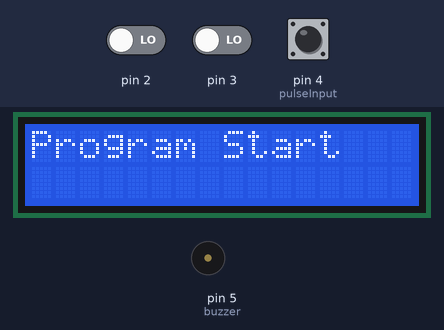
A sketch run on a simulated Arduino Uno, built with avr-gcc and run on an emulated ATmega328P. Shown: 16×2 character LCD, buzzer (waves = sounding, pin HIGH). The inputs (shaded band) are chosen by the test bench; at power-on: pin 2 LOW, pin 4 (pulseInput) LOW, pin 3 LOW. EEPROM starts erased; what the sketch prints to the serial monitor is not drawn.

Above: at 1.2 s.
At 3.35 s:
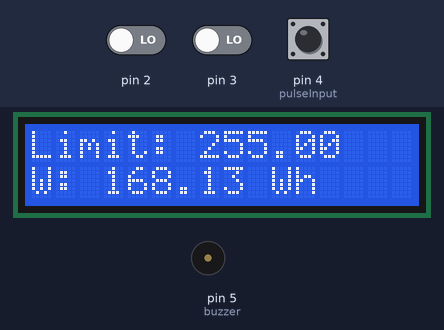
3.4 s: pin 2 driven HIGH
At 3.48 s:
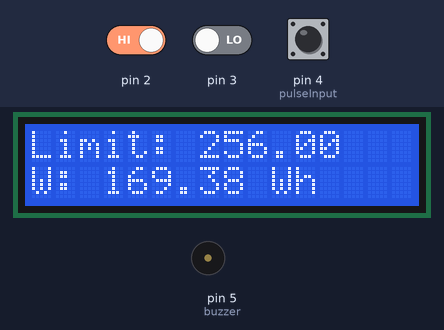
5.2 s: pin 4 (pulseInput) pulled HIGH for 0.15 s
8.3 s: pin 3 driven HIGH
At 8.37 s:
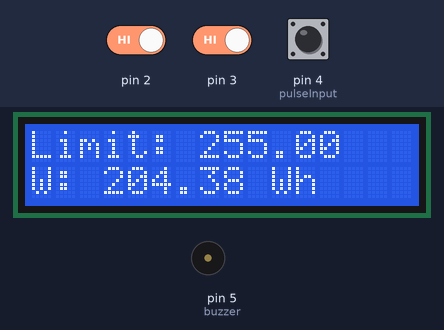
9.8 s: pin 4 (pulseInput) pulled HIGH for 1 s
12.3 s: pin 4 (pulseInput) pulled HIGH for 3.2 s
At 20.5 s:
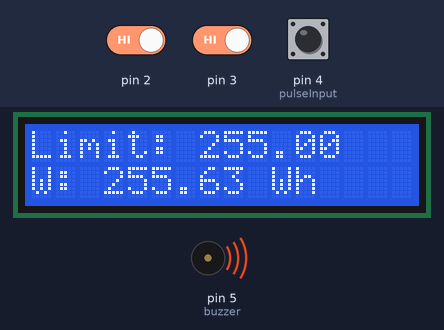
Timing chart, 0 to 21.0 s (numbered marks = the images above; inputs shaded):
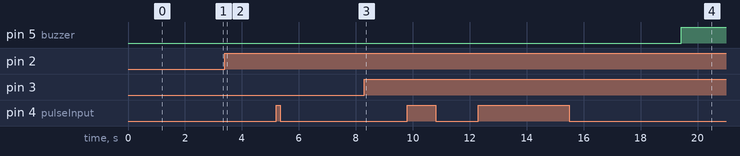

Measured:
- after the input at 12.3 s, pin 5 (buzzer): LOW → HIGH after 7.1 s instead of 4.0 s
- what the display in image 0 shows lasts 1.0 s, from 1.1 s to 2.1 s

The sketch:

EE_POW_CONSUMPTION.ino
```cpp
//use EEPROM library for data storage
#include <EEPROM.h>
//use LCD library
#include <LiquidCrystal.h>

//define digital pins
#define incLimit 0 //interriupt 0, pin 2
#define decLimit 1 //interrupt 1, pin 3
#define pulseInput 4 //input pin for pulse, pin 4
#define buzzer 5 //output pin for buzzer, pin 5
#define contrastAdjustment 13 //pin for LCD Ro, pin 13

#define rNumber "09059274020" //receiver's number

/*****Function prototype*****/
void initPorts();
void sendSMS(String, String);
void increaseWattageLimit();
void decreaseWattageLimit();
void countPulse();
void updateLimitandCount();

/*****Global Variables*******/
float wattageLimit = 0.00; //temp storage for current wattage
float pulseCount = 0.00; //temp storage for current pulse count
float currWattage = 0.00;

//instantiate LCD library
LiquidCrystal lcd(12, 11, 10, 9, 8, 7, 6);

//required function setup for initialization
void setup(){
  initPorts(); //call initPorts function
}

//required function countPulse
void loop(){
  countPulse(); //call countPulse repeateadly
}

void initPorts(){
  Serial.begin(19200); //initialize baud rate of GSM
  delay(1000); //wait 50ms for initialization to finish
  Serial.println("AT+CMGF=1\r\n"); //send command to GSM to enable all functions
  delay(50);
  pinMode(incLimit, INPUT); //declare incLimit pin as input
  pinMode(decLimit, INPUT);  //declare decLimit pin as input
  pinMode(pulseInput, INPUT); //declare pulseInput pin as input
  pinMode(buzzer, OUTPUT); //declare buzzer pin as input
  pinMode(contrastAdjustment, OUTPUT); //declare contrastAdjustment pin as input
  analogWrite(contrastAdjustment, 80); //output analogvalue of 80 to digital pin
  digitalWrite(buzzer, LOW); //turn buzzer pin off
  attachInterrupt(0, increaseWattageLimit, RISING); //attach interrupt to int0, set ISR to increaseWattageLimit function, and interrupt on PGT
  attachInterrupt(1, decreaseWattageLimit, RISING); //attach interrupt to int1, set ISR to decreaseWattageLimit function, and interrupt on PGT
  wattageLimit = EEPROM.read(0); //read memory location 0x00 and assign to wattageLimit to get previous value of wattage Limit
  pulseCount = EEPROM.read(1); //read memory location 0x01 and assign to pulseCount to get previous value of pulse
  currWattage = EEPROM.read(2); //read memory location 0x02 and assign to current Wattage to get previous value of current Wattage
  lcd.begin(16,2); //declare that LCD is 16x2
  lcd.print("Program Start"); //output Program Start in LCD
  delay(1000); //wait for 1 sec
  updateLimitandCount(); //call updateLimitandCount
}

void sendSMS(String message, String number){
  //send command to send SMS
  Serial.println("AT+CMGS=\"" + number + "\"\r\n");
  delay(500); //wait for 500 ms for GSM to process command
  Serial.println(message); // send sms to gsm
  delay(500);  //wait for 500 ms for GSM to process command
  Serial.println(char(26)); //send ctrl+z to send sms
  delay(500);
}

void increaseWattageLimit(){
  wattageLimit += 1.00; //increase wattage limit
  if(wattageLimit >= 65000){
    wattageLimit = 65000;
  }
  EEPROM.write(0, wattageLimit); //regiter in memory location 0x00
  updateLimitandCount(); //update LCD
  delay(75); //wait 75ms to prevent an increase of more than 1
}

//same functionality as increaseWattageLimit, except this one decreases
void decreaseWattageLimit(){
  wattageLimit -= 1.00;
  if(wattageLimit <= 0){
    wattageLimit = 0;
  }
  EEPROM.write(0, wattageLimit);
  updateLimitandCount();
  delay(75);
}

//main function for counting pulses and converting to wattage
void countPulse(){
  int temp; //create temporary variable
  //while pulse count is less than or equal to wattage limit
  //execute block
  while(currWattage <= wattageLimit){
    //check pulseInput pin's current value
    temp = digitalRead(pulseInput);
    if(temp == true){ //if pulseInput pin is high execute block
       while(digitalRead(pulseInput) == true){
          delay(75); //white until pulseInput pin is low
       }
    }
    pulseCount++;//inc pulse count
    EEPROM.write(1,pulseCount); //store value of pulseCount in memory location 0x01
    currWattage = pulseCount/1.6;
    EEPROM.write(2,currWattage);
    delay(75); //wait for 75 ms
    updateLimitandCount(); //update values in LCD
  }
  //at this point, wattageLimit has already been reached
  digitalWrite(buzzer, HIGH);//turn on buzzer
  delay(5000); //for 5 sec
  digitalWrite(buzzer, LOW); //turn off buzzer
  sendSMS("Wattage Limit has been reached", rNumber); //send message to registered number
  pulseCount = 0; //reset pulse count
  currWattage = 0; //reset current Wattage
  EEPROM.write(1,pulseCount); //save pulseCount to 0x01
  EEPROM.write(2,currWattage); //save pulseCount to 0x02
  delay(75);
  updateLimitandCount(); //update LCD

}

void updateLimitandCount(){
  lcd.clear(); //clear LCD
  lcd.setCursor(0,0); //move pointer to column 0 row 0
  lcd.print("Limit: " + String(wattageLimit)); //output wattageLimit
  lcd.setCursor(0,1); //move pointer to column 0 row 1
  lcd.print("W: " + String(currWattage) + " Wh"); //output pilseCount
}
```
